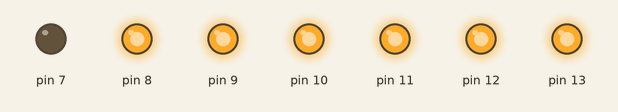
This sketch was run on a simulated Arduino Uno, built with avr-gcc and run on an emulated ATmega328P. On the bench: output pins drawn as LEDs (lit = HIGH).

Above: at 0.2 s.
At 1.0 s:
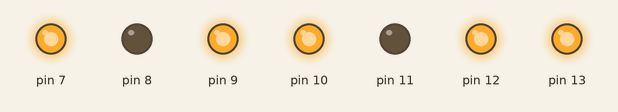
At 1.4 s:
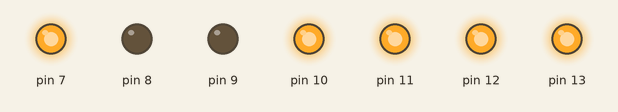
At 2.2 s:
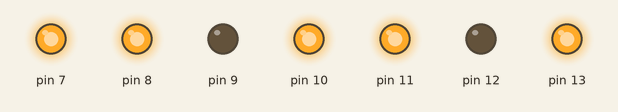
At 3.4 s:
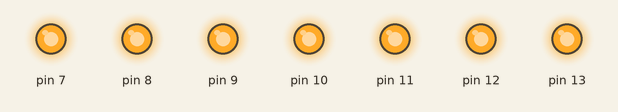
At 4.6 s:
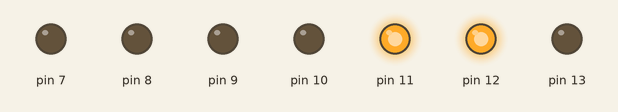
Timing chart, 0 to 5.2 s (numbered marks = the images above):
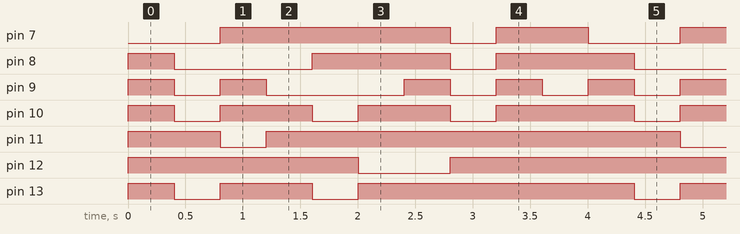

Measured:
- by itself, pin 7: repeats every 4.0 s: LOW 0.40 s, HIGH 0.80 s, LOW 0.80 s, HIGH 2.0 s
- by itself, pin 8: repeats every 4.0 s: LOW 1.2 s, HIGH 1.2 s, LOW 0.40 s, HIGH 1.2 s
- by itself, pin 9: repeats every 4.0 s: LOW 0.40 s, HIGH 0.40 s, LOW 1.2 s, 2 × (HIGH 0.40 s, LOW 0.40 s), HIGH 0.40 s
- by itself, pin 10: repeats every 4.0 s: 2 × (LOW 0.40 s, HIGH 0.80 s), LOW 0.40 s, HIGH 1.2 s
- by itself, pin 11: repeats every 4.0 s: LOW 0.40 s, HIGH 3.6 s
- by itself, pin 12: repeats every 4.0 s: LOW 0.80 s, HIGH 3.2 s
- by itself, pin 13: repeats every 4.0 s: LOW 0.40 s, HIGH 0.80 s, LOW 0.40 s, HIGH 2.4 s

The sketch:

Arduino_test.ino
```cpp
// Task 1 writing program for blinking LED using pin number 2

void setup()
{
  //  pinMode(13,OUTPUT); // a
  //  pinMode(12,OUTPUT); // b
  //  pinMode(11,OUTPUT); // c
  //  pinMode(10,OUTPUT); // d
  //  pinMode(9,OUTPUT);  // e
  //  pinMode(8,OUTPUT);  // f
  //  pinMode(7,OUTPUT);  // g

  for (int i = 7; i <= 13; i++)
    pinMode(i,OUTPUT);
}

String Number[] = {"0111111", "0000110", "1011011", "1001111", "1100110", "1101101", "1111101", "0000111", "1111111", "1101111"};
int a = 0;

void loop()
{
  if (a == 10)
    a = 0;

  for (int i = 7; i <= 13; i++)
    digitalWrite(i, String(Number[a][i - 7]).toInt());
    delay(400);
    a++;

  /*
  // 0
  digitalWrite(13,1);
  digitalWrite(12,1);
  digitalWrite(11,1);
  digitalWrite(10,1);
  digitalWrite(9,1);
  digitalWrite(8,1);
  digitalWrite(7,0);
  delay(400);

  // 1
  digitalWrite(13,0);
  digitalWrite(12,1);
  digitalWrite(11,1);
  digitalWrite(10,0);
  digitalWrite(9,0);
  digitalWrite(8,0);
  digitalWrite(7,0);
  delay(400);

  // 2
  digitalWrite(13,1);
  digitalWrite(12,1);
  digitalWrite(11,0);
  digitalWrite(10,1);
  digitalWrite(9,1);
  digitalWrite(8,0);
  digitalWrite(7,1);
  delay(400);

  // 3
  digitalWrite(13,1);
  digitalWrite(12,1);
  digitalWrite(11,1);
  digitalWrite(10,1);
  digitalWrite(9,0);
  digitalWrite(8,0);
  digitalWrite(7,1);
  delay(400);

  // 4
  digitalWrite(13,0);
  digitalWrite(12,1);
  digitalWrite(11,1);
  digitalWrite(10,0);
  digitalWrite(9,0);
  digitalWrite(8,1);
  digitalWrite(7,1);
  delay(400);

  // 5
  digitalWrite(13,1);
  digitalWrite(12,0);
  digitalWrite(11,1);
  digitalWrite(10,1);
  digitalWrite(9,0);
  digitalWrite(8,1);
  digitalWrite(7,1);
  delay(400);

  // 6
  digitalWrite(13,1);
  digitalWrite(12,0);
  digitalWrite(11,1);
  digitalWrite(10,1);
  digitalWrite(9,1);
  digitalWrite(8,1);
  digitalWrite(7,1);
  delay(400);

  // 7
  digitalWrite(13,1);
  digitalWrite(12,1);
  digitalWrite(11,1);
  digitalWrite(10,0);
  digitalWrite(9,0);
  digitalWrite(8,0);
  digitalWrite(7,0);
  delay(400);

  // 8
  digitalWrite(13,1);
  digitalWrite(12,1);
  digitalWrite(11,1);
  digitalWrite(10,1);
  digitalWrite(9,1);
  digitalWrite(8,1);
  digitalWrite(7,1);
  delay(400);

  // 9
  digitalWrite(13,1);
  digitalWrite(12,1);
  digitalWrite(11,1);
  digitalWrite(10,1);
  digitalWrite(9,0);
  digitalWrite(8,1);
  digitalWrite(7,1);
  delay(400);
  */
}
```
